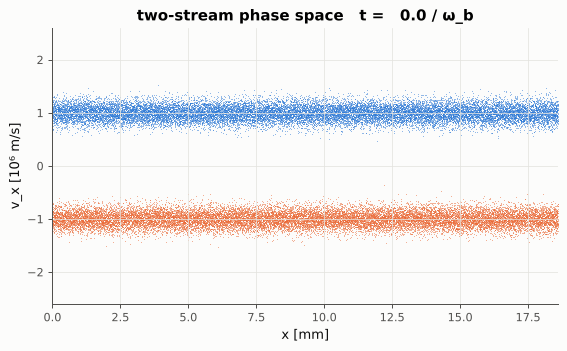
#> input picture docs/media/02_two_stream_phase.gif, 567 x 351 px, given in place of picsp3d_logo_on_dark.png, which was not available
$ python make_showcase_video.py
#> lines starting #> are read from the running program, lines starting #| are printed output that depends on the picture; pictures that were not available may be replaced by others from this repository, and a replacement may not be noted
"""PICSP3D showcase video (square 1080 x 1080, H.264) for social media.

Built from the feature-example figures. For sharp animations render the example frames at high
resolution first (lossless PNG frames, documentation media untouched):

    cd examples/features
    export PICSP_MEDIA_DIR=/tmp/hires PICSP_FRAMES=1 PICSP_ANIM_DPI=200
    for e in 02_two_stream_instability 04_magnetic_mirror 08_sphere_wake 12_spacecraft_STL; do
        python3 run_example.py $e --analyze-only
    done
    cd ../../docs/video
    python3 make_showcase_video.py --frames /tmp/hires -o picsp3d_showcase.mp4

Without --frames the GIFs in docs/media are used.
"""
import argparse
import glob
import math
import os
import subprocess

import numpy as np
from PIL import Image, ImageDraw, ImageFilter, ImageFont

HERE = os.path.dirname(os.path.abspath(__file__))
ROOT = os.path.abspath(os.path.join(HERE, "..", ".."))
MEDIA = os.path.join(ROOT, "docs", "media")
LOGO = os.path.join(ROOT, "docs", "logo", "picsp3d_logo_on_dark.png")

W = H = 1080
FPS = 30
BG0, BG1 = (9, 16, 30), (18, 34, 58)
INK, SUB, MUTED = (244, 247, 251), (170, 186, 206), (110, 128, 152)
ORANGE, CYAN = (242, 102, 47), (25, 181, 216)


def font(weight, size):
#> called with weight = 'SemiBold', size = 22
    for p in (f"/usr/share/fonts/opentype/inter/Inter-{weight}.otf", f"/usr/share/fonts/truetype/inter/Inter-{weight}.ttf",
              "/usr/share/fonts/truetype/dejavu/DejaVuSans-Bold.ttf" if weight in ("Bold", "ExtraBold")
              else "/usr/share/fonts/truetype/dejavu/DejaVuSans.ttf"):
        if os.path.exists(p):
            return ImageFont.truetype(p, size)
    return ImageFont.load_default()


F_KICK = font("SemiBold", 22)
F_HEAD = font("Bold", 60)
F_SUB = font("Regular", 30)
F_CHIP = font("SemiBold", 34)
F_MONO = ImageFont.truetype("/usr/share/fonts/truetype/dejavu/DejaVuSansMono.ttf", 24) \
    if os.path.exists("/usr/share/fonts/truetype/dejavu/DejaVuSansMono.ttf") else F_SUB


def ease(t):
    t = min(max(t, 0.0), 1.0)
    return t * t * (3 - 2 * t)


# ---------------------------------------------------------------------------------------
# background: dark gradient with a slowly drifting PIC mesh and a few particles
# ---------------------------------------------------------------------------------------
_grad = None


# [24 lines left out: function background, not called in this run]


# ---------------------------------------------------------------------------------------
# media helpers
# ---------------------------------------------------------------------------------------
def load_frames(name, frames_dir):
    """Frames of an animation: PNG frames from --frames if present, else the GIF in docs/media."""
    if frames_dir:
        files = sorted(glob.glob(os.path.join(frames_dir, f"{name}_frames", "*.png")))
        if files:
            return [Image.open(f).convert("RGB") for f in files]
    gif = Image.open(os.path.join(MEDIA, f"{name}.gif"))
    out = []
    for i in range(getattr(gif, "n_frames", 1)):
        gif.seek(i)
        out.append(gif.convert("RGB"))
    return out


def still(name):
    return Image.open(os.path.join(MEDIA, name)).convert("RGB")


def fit(img, box_w, box_h):
    s = min(box_w / img.width, box_h / img.height)
    return img.resize((max(1, int(img.width * s)), max(1, int(img.height * s))), Image.LANCZOS)


# [26 lines left out: function card, not called in this run]


def text(d, xy, s, f, fill, alpha=1.0, anchor="la"):
    d.text(xy, s, font=f, fill=fill + (int(255 * alpha),), anchor=anchor)


# [35 lines left out: functions wrap, titles, progress, not called in this run]


# ---------------------------------------------------------------------------------------
# scenes: each is (duration, draw(canvas, local_time, dur))
# ---------------------------------------------------------------------------------------
def build_scenes(frames_dir):
    logo = Image.open(LOGO).convert("RGBA")
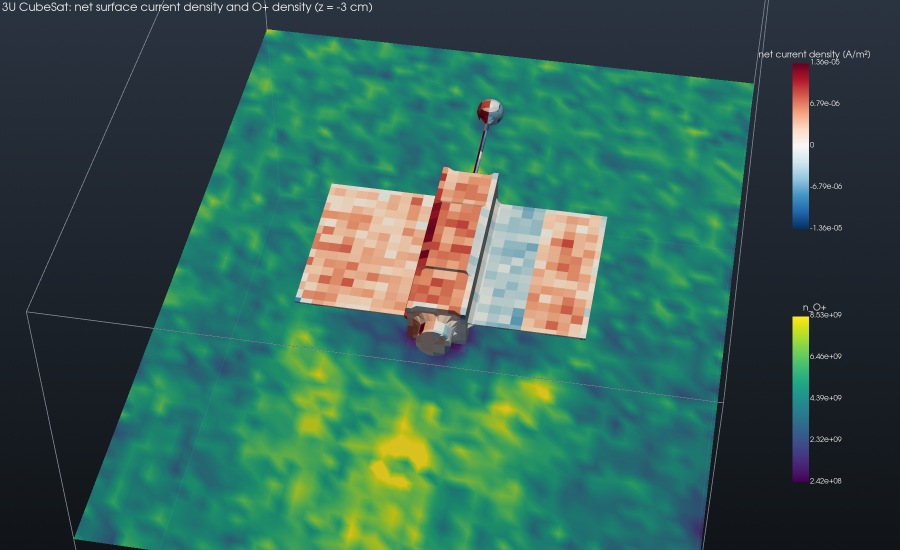
#> input picture docs/media/12_cubesat_render.png, 1800 x 1100 px (shown at 1/2 size)
#> in still, returned value is the input picture: PIL image 1800x1100 RGB; mean R, G, B 52.1, 96.3, 83.7
    S = []

    # [11 lines left out: function intro, not called in this run]
    S.append((4.2, intro))

    def still_scene(kicker, head, sub, img, light, box_h=560, zoom_to=1.06):
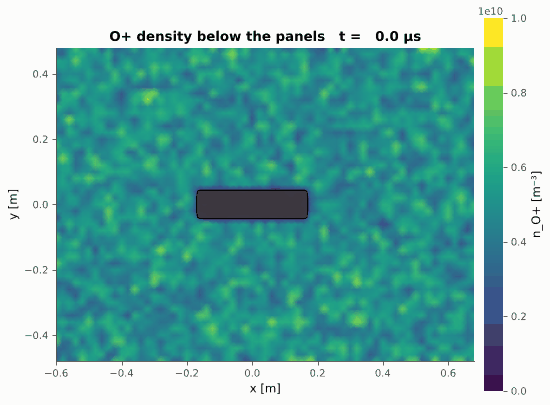
#> input picture docs/media/12_cubesat_wake.gif, 550 x 405 px
#> in load_frames, gif is the input picture: PIL image 550x405 P; mean R, G, B 119.1, 180.5, 175.6
#> after the loop in load_frames, `for i in range(getattr(gif, "n_frames", 1)):`: out = 15 items
        # [5 lines left out: function f, not called in this run]
        return f

    def anim_scene(kicker, head, sub, frames, fps, light=True, box_h=560):
        # [6 lines left out: function f, not called in this run]
        return f

    S.append((4.6, still_scene("Spacecraft charging", "A CubeSat in low Earth orbit",
                               "Imported from CAD with solar panels and an isolated probe. Sunlit faces photoemit, "
                               "shaded faces collect electrons.", still("12_cubesat_render.png"), False, 600)))
    S.append((4.6, anim_scene("Plasma flow", "Ion wakes behind spacecraft",
                              "Mesothermal O⁺ flow: the wake empties and refills as ions focus downstream.",
                              load_frames("12_cubesat_wake", frames_dir), 4.0, True, 600)))
    S.append((4.4, anim_scene("Plasma flow", "Wake of a floating sphere",
                              "Ion void, focusing and a positive wake potential.",
                              load_frames("08_wake", frames_dir), 8.0, True, 520)))
#> call 2 of load_frames, with name = '08_wake'
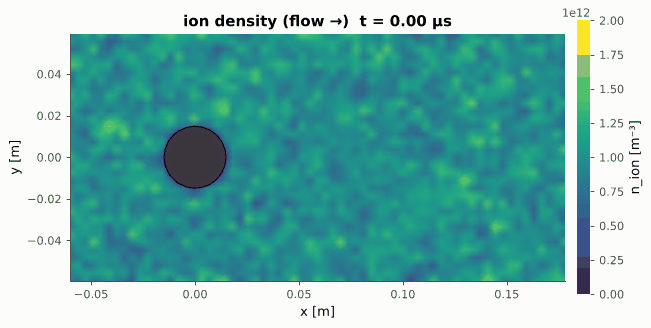
#> input picture docs/media/08_wake.gif, 651 x 328 px
#> in load_frames, gif is the input picture: PIL image 651x328 P; mean R, G, B 122.9, 183.1, 179.6
#> after the loop in load_frames (call 2), `for i in range(getattr(gif, "n_frames", 1)):`: out = 33 items
    S.append((5.4, anim_scene("Kinetic physics", "Two-stream instability",
                              "Counter-streaming beams trap each other into phase-space vortices. Growth rate "
                              "0.48 vs 0.50 ω_b from theory.", load_frames("02_two_stream_phase", frames_dir), 10.0, True,
                              560)))
#> call 3 of load_frames, with name = '02_two_stream_phase'
#> in load_frames, gif is the input picture: PIL image 567x351 P; mean R, G, B 240.1, 238.2, 238.7
#> after the loop in load_frames (call 3), `for i in range(getattr(gif, "n_frames", 1)):`:
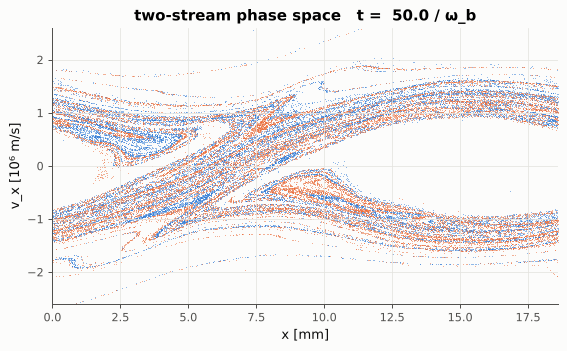
#> gif: PIL image 567x351 RGB; mean R, G, B 239.4, 236.5, 236.8
#> after the loop in load_frames (call 3), `for i in range(getattr(gif, "n_frames", 1)):`: out = 51 items
    S.append((4.6, anim_scene("Magnetised plasma", "A magnetic bottle from two coils",
                              "Exact current-loop fields. Trapped electrons bounce, the loss cone empties: "
                              "trapped fraction 0.841 vs 0.839.", load_frames("04_mirror_bounce", frames_dir), 10.0,
                              True, 500)))
#> call 4 of load_frames, with name = '04_mirror_bounce'
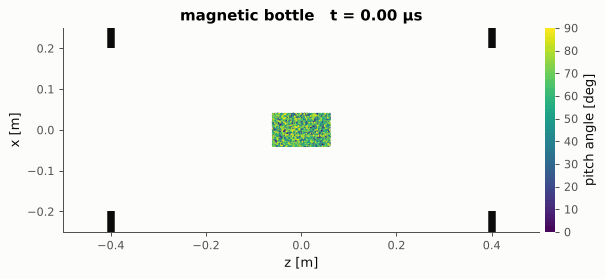
#> input picture docs/media/04_mirror_bounce.gif, 605 x 279 px
#> in load_frames, gif is the input picture: PIL image 605x279 P; mean R, G, B 243.5, 245, 242.8
#> after the loop in load_frames (call 4), `for i in range(getattr(gif, "n_frames", 1)):`: out = 41 items
    S.append((4.2, still_scene("Magnetised plasma", "Protons in a dipole field",
                               "Gyration, bounce between mirror points and azimuthal drift.",
                               still("05_dipole_trapping.png"), False, 600, 1.12)))
#> call 2 of still, with name = '05_dipole_trapping.png'
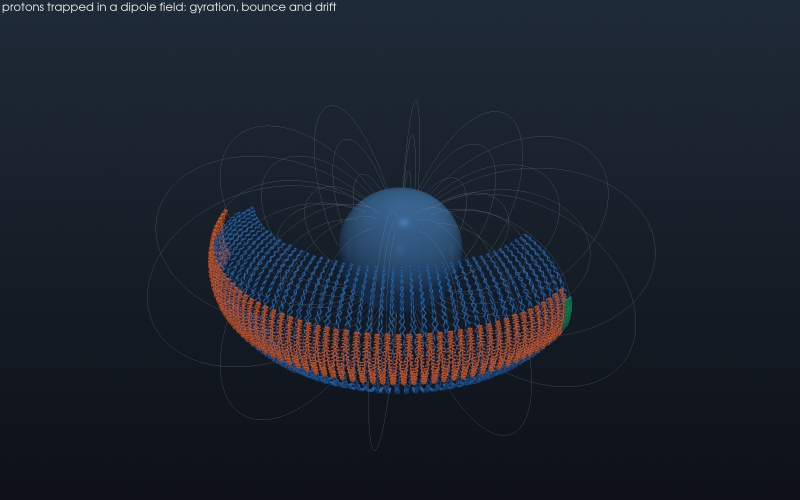
#> input picture docs/media/05_dipole_trapping.png, 1600 x 1000 px (shown at 1/2 size)
#> in still, returned value is the input picture: PIL image 1600x1000 RGB; mean R, G, B 27.4, 34.2, 45.2
    S.append((4.2, still_scene("Surface physics", "Photoemission with self-shadowing",
                               "Ray-traced sunlight: the mast shades the panel. Secondary emission too.",
                               still("11_photoemission_shadow.png"), False, 600, 1.08)))
#> call 3 of still, with name = '11_photoemission_shadow.png'
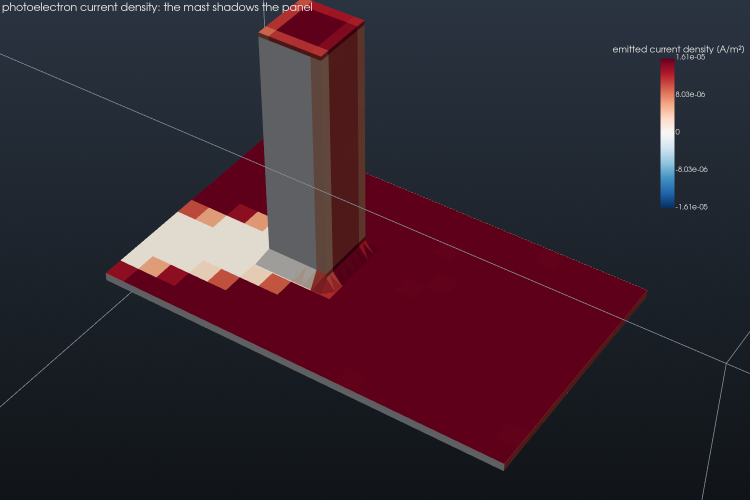
#> input picture docs/media/11_photoemission_shadow.png, 1500 x 1000 px (shown at 1/2 size)
#> in still, returned value is the input picture: PIL image 1500x1000 RGB; mean R, G, B 52.4, 37, 47.4

    # [8 lines left out: function collisions, not called in this run]
    S.append((5.0, collisions))

    # [14 lines left out: function cad, not called in this run]
    S.append((5.2, cad))

    chips = ["MPI + OpenMP", "Multigrid Poisson", "Cut-cell boundaries", "Floating conductors",
             "STL + CSG geometry", "Static and varying B", "Photo + secondary emission", "MCC + Coulomb collisions",
             "ParaView output", "Python post-processing"]

    # [15 lines left out: function features, not called in this run]
    S.append((5.0, features))

    # [10 lines left out: function outro, not called in this run]
    S.append((4.6, outro))
    return S


def main():
    ap = argparse.ArgumentParser(description=__doc__, formatter_class=argparse.RawDescriptionHelpFormatter)
    ap.add_argument("--frames", default=None, help="directory with <animation>_frames/ PNG folders")
    ap.add_argument("-o", "--out", default=os.path.join(HERE, "picsp3d_showcase.mp4"))
    ap.add_argument("--preview", action="store_true", help="write one PNG per scene instead of the video")
    a = ap.parse_args()
    scenes = build_scenes(a.frames)
#> scenes = 12 items
    total = sum(dur for dur, _ in scenes)
#> total = 56
    if a.preview:
        t0 = 0.0
        for k, (dur, draw) in enumerate(scenes):
            c = background(t0 + dur * 0.6).convert("RGBA")
            draw(c, dur * 0.6, dur)
            progress(c, t0 + dur * 0.6, total)
            c.convert("RGB").save(os.path.splitext(a.out)[0] + f"_scene{k:02d}.png")
            t0 += dur
        return
    import imageio_ffmpeg
    ff = imageio_ffmpeg.get_ffmpeg_exe()
    cmd = [ff, "-y", "-loglevel", "error", "-f", "rawvideo", "-pix_fmt", "rgb24", "-s", f"{W}x{H}", "-r", str(FPS),
           "-i", "-", "-c:v", "libx264", "-preset", "slow", "-crf", "18", "-pix_fmt", "yuv420p", "-movflags",
           "+faststart", a.out]
    proc = subprocess.Popen(cmd, stdin=subprocess.PIPE)
    t0 = 0.0
    for dur, draw in scenes:
        for n in range(int(round(dur * FPS))):
            lt = n / FPS
            c = background(t0 + lt).convert("RGBA")
            draw(c, lt, dur)
            progress(c, t0 + lt, total)
            proc.stdin.write(c.convert("RGB").tobytes())
        t0 += dur
    proc.stdin.close()
    proc.wait()
    print(f"wrote {a.out} ({total:.1f} s, {W}x{H}, {FPS} fps)")


if __name__ == "__main__":
    main()
#> (the call stopped at in main, `ff = imageio_ffmpeg.get_ffmpeg_exe()`: imageio_ffmpeg is not available in this run)
